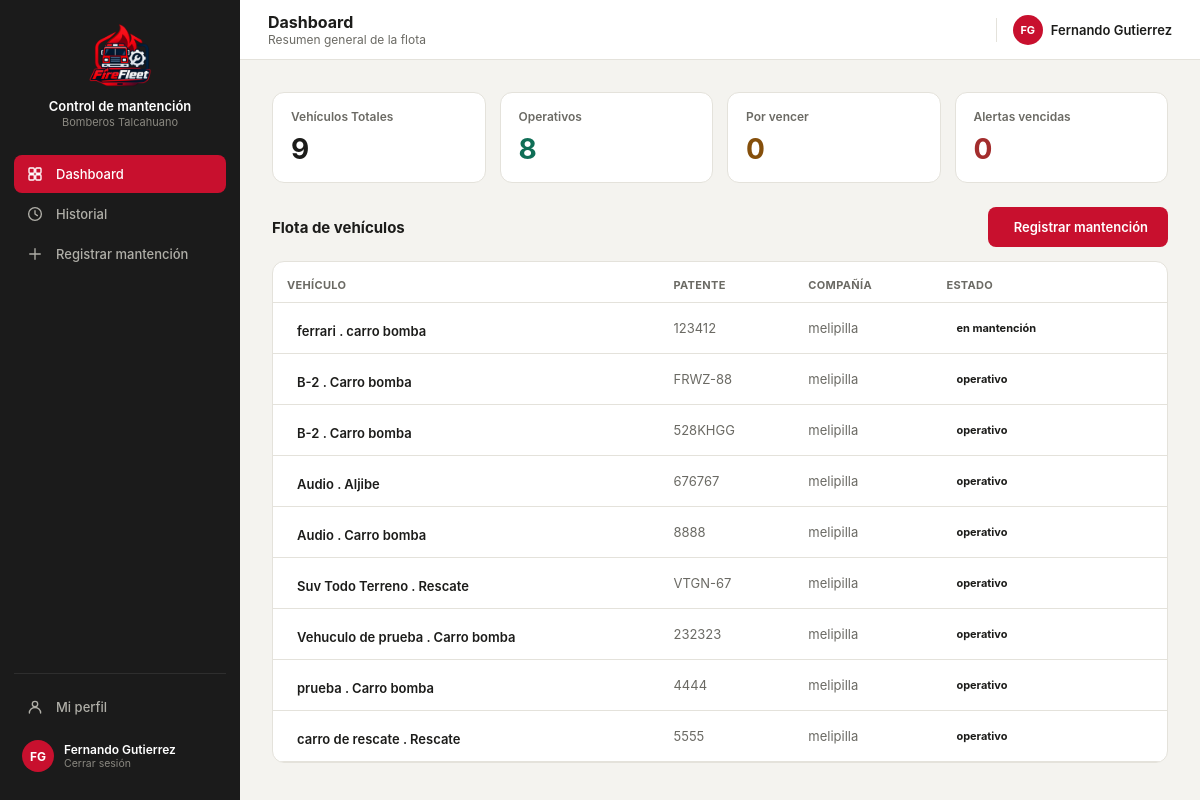
/dashboard/ (signed in), run on an earlier commit of the app's database.
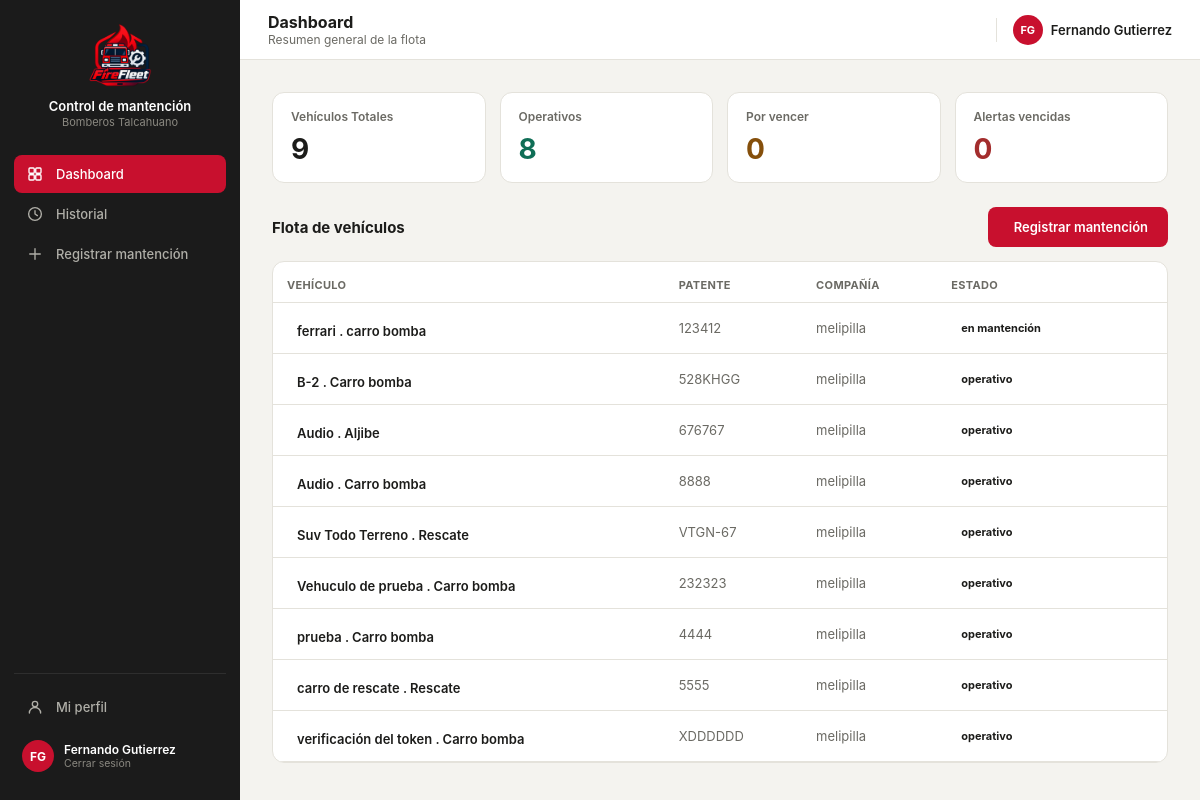
And on a later commit of the database.
### core/models.py (models this page shows, shortened)
class Vehiculo(models.Model):
    id_vehi = models.AutoField(primary_key=True)
    patente = models.CharField(max_length=10, unique=True, null=True, blank=True)
    tipo_v = models.CharField(max_length=50)
    modelo = models.CharField(max_length=80, blank=True)
    anio = models.IntegerField(null=True, blank=True, db_column="año")
    id_compania = models.ForeignKey(
        Compania, on_delete=models.PROTECT, db_column="id_compania", related_name="vehiculos",
    )
    estado = models.CharField(max_length=30, default="operativo")
    kilometraje = models.DecimalField(max_digits=10, decimal_places=2, default=0)
    proxima_mantencion = models.DateField(null=True, blank=True)
    class Meta:
        db_table = "vehiculo"

class Compania(models.Model):
    id_comp = models.AutoField(primary_key=True)
    nombre = models.CharField(max_length=100)
    direccion = models.CharField(max_length=200, blank=True, db_column="dirección")
    telefono = models.CharField(max_length=20, blank=True, db_column="teléfono")
    class Meta:
        db_table = "compania"
        verbose_name_plural = "Compañías"
    def __str__(self):
        return self.nombre

### core/views.py (the view)
# urls.py: path('dashboard/', views.dashboard, name='dashboard'),
@login_required(login_url='index')
def dashboard(request):
    perfil, current_user_data = _datos_usuario_actual(request)
    current_user_data['role'] = current_user_data['rol']
    context = {
        'current_user': current_user_data,
        'total_vehiculos': Vehiculo.objects.count(),
        'vehiculos_operativos': Vehiculo.objects.filter(estado__iexact='operativo').count(),
        'vehiculos_por_vencer': Vehiculo.objects.filter(estado__iexact='por vencer').count(),
        'vehiculos_vencidos': Vehiculo.objects.filter(estado__iexact='vencido').count(),
        'flota': Vehiculo.objects.select_related('id_compania').all(),
    }
    return render(request, 'core/dashboard.html', context)

### core/views.py (called while the page is built)
def _datos_usuario_actual(request):
    perfil_usuario = getattr(request.user, 'perfil', None)
    is_admin = request.user.is_superuser or bool(
        perfil_usuario and (perfil_usuario.rol or '').lower() == 'administrador'
    )
    if perfil_usuario:
        nombre = perfil_usuario.nombre
        rol = perfil_usuario.rol
        comp = str(perfil_usuario.id_compania) if perfil_usuario.id_compania else 'Sin Compañía'
    else:
        nombre = request.user.get_full_name() or request.user.username
        rol = ''
        comp = 'Sin Compañía'
    return perfil_usuario, {
        'name': nombre,
        'rol': rol,
        'comp': comp,
        'initials': ''.join([palabra[0].upper() for palabra in nombre.split()[:2]]) or '??',
        'isAdmin': is_admin,
    }

### core/templates/core/dashboard.html (shortened to what the changed rows need)
{% load static %}
<!DOCTYPE html>
<html lang="es">
<head>
<link rel="stylesheet" href="https://cdnjs.cloudflare.com/ajax/libs/tabler-icons/2.44.0/iconfont/tabler-icons.min.css">
<link rel="stylesheet" href="{% static 'styles.css' %}">
</head>
<body>
<div class="layout">
  <div class="main">
    <div class="topbar">
      <div style="display:flex; align-items:center; gap:12px;">
        <div><h2>Dashboard</h2><p class="crumb">Resumen general de la flota</p></div>
      </div>
    </div>
    <div class="content">
      <div class="card" style="padding:0; overflow:hidden;">
        <table>
          <thead><tr><th>Vehículo</th><th>Patente</th><th>Compañía</th><th>Estado</th><th></th></tr></thead>
          <tbody>
            {% for v in flota %}
             <tr class="clickable" data-href="{% url 'vehidetalle' v.id_vehi %}" onclick="window.location.href=this.dataset.href">
              <td style="font-weight:600;"><span style="display:inline-flex; align-items:center; gap:10px;">{{ v.modelo }}  . {{v.tipo_v }}</span></td>
              <td style="color:var(--text2);">{{ v.patente }}</td>
              <td style="color:var(--text2);">{{ v.id_compania }}</td>
              <td><span class="pill pill-{{ v.badge_status }}">{{ v.estado }}</span></td>
              <td style="text-align:right; color:var(--text2);"></td>
            </tr>
            {% empty %}
            <tr>
              <td colspan="6" style="text-align:center; padding:20px; color:var(--text2);">No hay vehículos registrados en la base de datos.</td>
            </tr>
            {% endfor %}
          </tbody>
        </table>
      </div>
    </div>
  </div>
</div>
</body>
</html>

What changed in the data, as far as the page shows it:
removed Vehiculo: modelo "B-2", tipo_v "Carro bomba", patente "FRWZ-88", id_compania "melipilla", estado "operativo"
added Vehiculo: modelo "verificación del token", tipo_v "Carro bomba", patente "XDDDDDD", id_compania "melipilla", estado "operativo"
